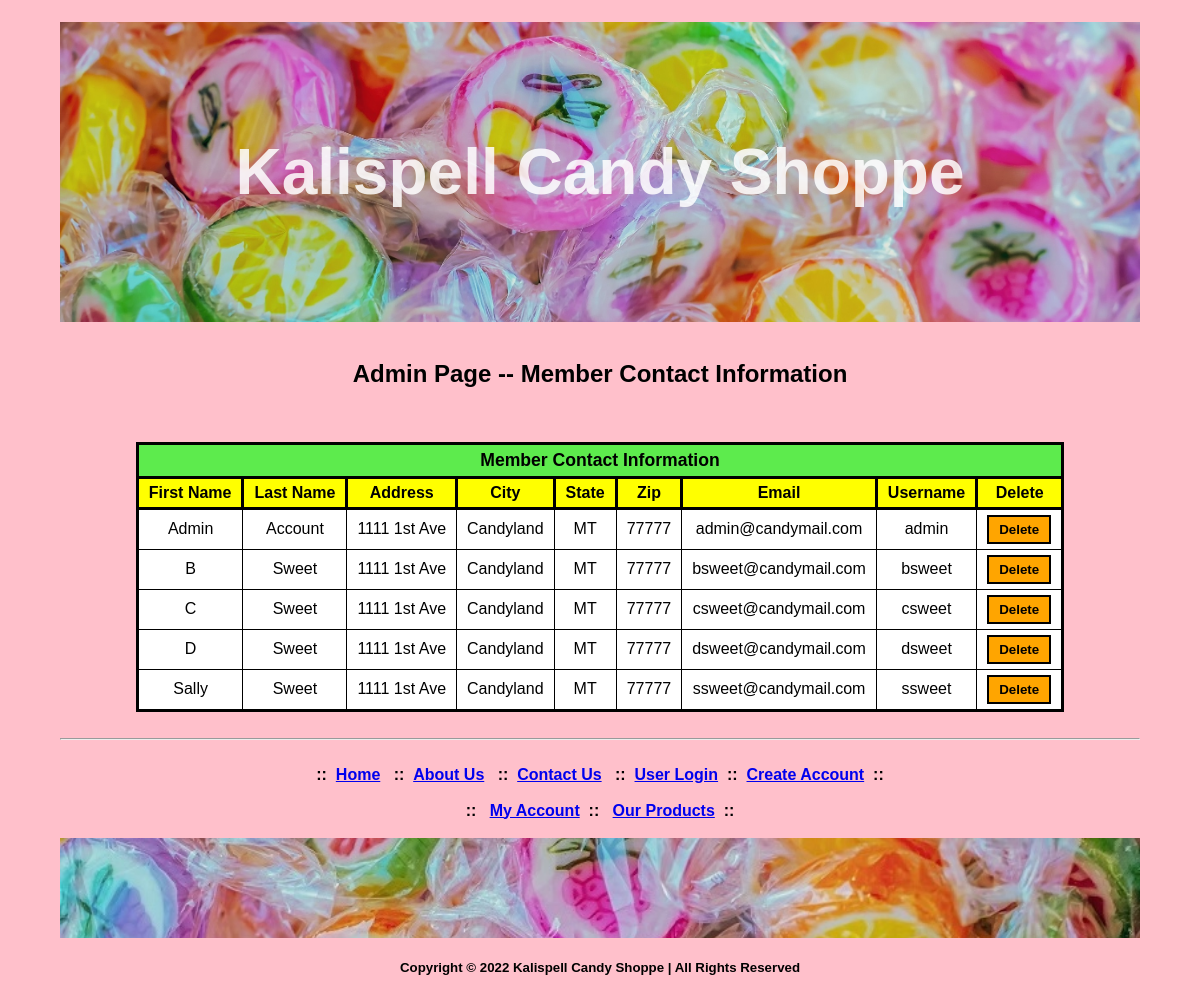
/admin_members.php, run on the app's committed database.
### tables this page shows
CREATE TABLE `tbl_user` (
  `firstname` varchar(50) DEFAULT NULL,
  `lastname` varchar(50) DEFAULT NULL,
  `address` varchar(50) DEFAULT NULL,
  `city` varchar(50) DEFAULT NULL,
  `state` varchar(50) DEFAULT NULL,
  `zip` int(5) DEFAULT NULL,
  `email` varchar(50) DEFAULT NULL,
  `username` varchar(50) DEFAULT NULL,
  `password` varchar(255) DEFAULT NULL,
  `info` tinyint(1) DEFAULT NULL,
  `user_id` int(7) NOT NULL
);

### admin_members.php (the view, shortened to what this page needs)
<?php
	require 'dbconnect.php';
	$sql_contacts = "SELECT * ".
					"FROM tbl_user ".
					"ORDER BY lastname, firstname";
	$result_contacts = $pdo->query($sql_contacts);
?>
<html>
<head>
<link rel="stylesheet" href="styles.css" media="screen">
</head>
<body>
	<header> <h1>Kalispell Candy Shoppe</h1> </header>
	<br>
	<h2>Admin Page -- Member Contact Information</h2>
	<table border="1">
		<tr>
			<td colspan="9" class="table1">Member Contact Information</td>
		</tr>
		<tr>
			<td class="columnh">First Name</td>
			<td class="columnh">Last Name</td>
			<td class="columnh">Address</td>
			<td class="columnh">City</td>
			<td class="columnh">State</td>
			<td class="columnh">Zip</td>
			<td class="columnh">Email</td>
			<td class="columnh">Username</td>
			<td class="columnh">Delete</td>
		</tr>
		<?php
			while($row=$result_contacts->fetch())
			{
			echo('<tr>'.
				'<td>'.$row['firstname'].'</td>'.
				'<td>'.$row['lastname'].'</td>'.
				'<td>'.$row['address'].'</td>'.
				'<td>'.$row['city'].'</td>'.
				'<td>'.$row['state'].'</td>'.
				'<td>'.$row['zip'].'</td>'.
				'<td>'.$row['email'].'</td>'.
				'<td>'.$row['username'].'</td>'.
				'<form method="POST" action="admin_members.php"
					onsubmit="return confirm(\'Are you sure?\')">
					<input type="hidden" name="user_id" value="'.$row['user_id'].'">
				<td><input class="deleteb" type="submit" value="Delete" name="action">
				</td>
				</form>
				</tr>
					');
			}
		?>
	</table>
<?php
	include 'menu.php';
?>
</body>
<footer></footer>
<div class="copyright">
	<h5>Copyright &copy;
	Kalispell Candy Shoppe &#124; All Rights Reserved
	</h5>
</div>
</html>

### menu.php (shortened to what this page needs)
<html>
<head>
<link rel="stylesheet" href="styles.css" media="screen">
</head>
<body>
<div class="menu">
	<strong>
	<br><hr><br>
	&nbsp;&nbsp;::&nbsp;&nbsp;<a href="index.php">Home</a>
	&nbsp;&nbsp;::&nbsp;&nbsp;<a href="about_us.php">About Us</a>
	&nbsp;&nbsp;::&nbsp;&nbsp;<a href="contact_us.php">Contact Us</a>
<?php
	if(!isset($_SESSION['LoginStatus']))
	{
		echo('&nbsp;&nbsp;::&nbsp;&nbsp;<a href="login.php">User Login</a>&nbsp;&nbsp;::&nbsp;&nbsp;');
	}
	if(!isset($_SESSION['LoginStatus']))
	{
		echo('<a href="create_account.php">Create Account</a>&nbsp;&nbsp;::&nbsp;&nbsp;<br><br>');
	}
?>
	&nbsp;&nbsp;::&nbsp;&nbsp;
	<a href="memberPage1.php">My Account<a/>&nbsp;&nbsp;::&nbsp;&nbsp;
	<a href="memberPage2.php">Our Products</a>&nbsp;&nbsp;::&nbsp;&nbsp;
	</strong>
	<br><br>
</div>
</body>
</html>

### styles.css (style rules this page uses)
body { font-family: 'Arial', sans-serif; width: 90%; margin: auto; background-color: pink; }
.menu { text-align: center; }
header { background-image: url("images/candy.jpg"); background-repeat: no-repeat; background-size: cover; height: 300px; margin-top: 2%; }
h1 { color: #FFFFFF; color: hsla(0, 0%, 100%, .85); line-height: 300px; text-align: center; font-size: 400%; font-family: 'Arial', sans-serif; }
h2 { text-align: center; }
.deleteb { background-color: orange; border: 2px solid #000000; color: #000000; padding: 5px 10px; font-weight: bold; }
footer { background-image: url("images/footer.jpg"); background-repeat: no-repeat; background-size: cover; height: 100px; margin-bottom: 2%; }
.copyright { text-align: center; width: 90%; margin: auto; }
header, main, nav, footer, figure, figcaption { display: block; }

### admin_members.php (style rules this page uses)
table { border-collapse: collapse; border: 3px solid #000000; margin: auto; margin-top: 5%; }
td { text-align: center; padding: 5px 10px; background-color: #FFFFFF; }
.table1 { font-weight: bold; background-color: #5DEB4D; border: 3px solid #000000; font-size: 110%; }
.columnh { font-weight: bold; background-color: yellow; border: 3px solid #000000; }

### data on the page
tbl_user: firstname "Admin", lastname "Account", address "1111 1st Ave", city "Candyland", state "MT", zip "77777", email "admin@candymail.com", username "admin"
tbl_user: firstname "B", lastname "Sweet", address "1111 1st Ave", city "Candyland", state "MT", zip "77777", email "bsweet@candymail.com", username "bsweet"
tbl_user: firstname "C", lastname "Sweet", address "1111 1st Ave", city "Candyland", state "MT", zip "77777", email "csweet@candymail.com", username "csweet"
tbl_user: firstname "D", lastname "Sweet", address "1111 1st Ave", city "Candyland", state "MT", zip "77777", email "dsweet@candymail.com", username "dsweet"
tbl_user: firstname "Sally", lastname "Sweet", address "1111 1st Ave", city "Candyland", state "MT", zip "77777", email "ssweet@candymail.com", username "ssweet"
